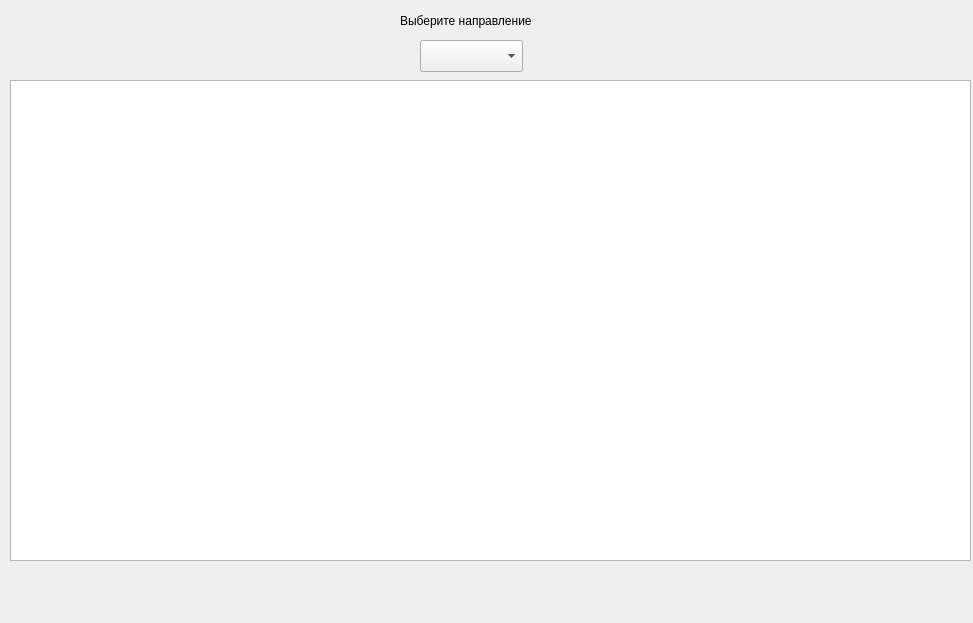
<?xml version="1.0" encoding="UTF-8"?>
<ui version="4.0">
 <class>StudentScheduleWindow</class>
 <widget class="QDialog" name="StudentScheduleWindow">
  <property name="geometry">
   <rect>
    <x>0</x>
    <y>0</y>
    <width>973</width>
    <height>623</height>
   </rect>
  </property>
  <property name="windowTitle">
   <string>Dialog</string>
  </property>
  <widget class="QComboBox" name="comboGroup">
   <property name="geometry">
    <rect>
     <x>420</x>
     <y>40</y>
     <width>103</width>
     <height>32</height>
    </rect>
   </property>
  </widget>
  <widget class="QTableWidget" name="tableSchedule">
   <property name="geometry">
    <rect>
     <x>10</x>
     <y>80</y>
     <width>961</width>
     <height>481</height>
    </rect>
   </property>
  </widget>
  <widget class="QLabel" name="label">
   <property name="geometry">
    <rect>
     <x>400</x>
     <y>0</y>
     <width>161</width>
     <height>41</height>
    </rect>
   </property>
   <property name="text">
    <string>Выберите направление</string>
   </property>
  </widget>
 </widget>
 <resources/>
 <connections/>
</ui>
